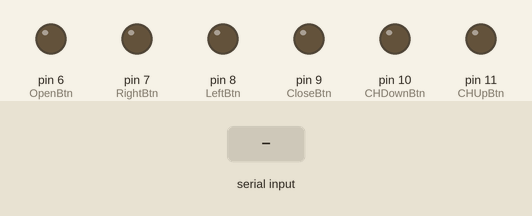
A sketch run on a simulated Arduino Uno, built with avr-gcc and run on an emulated ATmega328P. On the bench: output pins drawn as LEDs (lit = HIGH). Dashed ring = blinking. The inputs (shaded band) are chosen by the test bench.

Above: at 1.2 s.
1.3 s: "1" received over Serial
At 2.4 s:
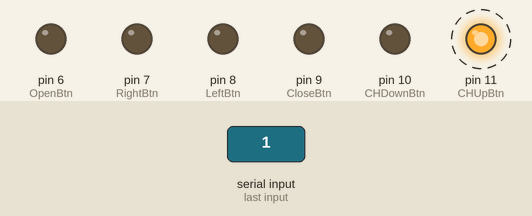
Timing chart, 0 to 4.4 s (numbered marks = the images above; inputs shaded):
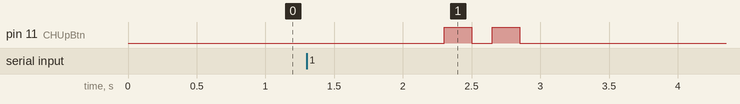

The sketch:

BlindTest.ino
```cpp
#define OpenBtn 6
#define CloseBtn 9
#define RightBtn 7
#define LeftBtn 8
#define CHUpBtn 11
#define CHDownBtn 10
//PIR A7


void UpCH() {

  digitalWrite(CHUpBtn,HIGH);
  delay(200);
  digitalWrite(CHUpBtn,LOW);
  delay(150);
  digitalWrite(CHUpBtn,HIGH);
  delay(200);
  digitalWrite(CHUpBtn,LOW);
  delay(150);
}

void DownCH() {
  digitalWrite(CHDownBtn,HIGH);
  delay(200);
  digitalWrite(CHDownBtn,LOW);
  delay(150);
  digitalWrite(CHDownBtn,HIGH);
  delay(200);
  digitalWrite(CHDownBtn,LOW);
  delay(150);
}

void Open() {
  analogWrite(OpenBtn,255);
  delay(150);
  analogWrite(OpenBtn,0);
  delay(200);
  UpCH();
  analogWrite(OpenBtn,255);
  delay(150);
  analogWrite(OpenBtn,0);
  delay(200);
  DownCH();
  delay(34000);
}

void Close() {
  digitalWrite(CloseBtn,HIGH);
  delay(150);
  digitalWrite(CloseBtn,LOW);
  delay(200);
  UpCH();
  delay(150);
  digitalWrite(CloseBtn,HIGH);
  delay(150);
  digitalWrite(CloseBtn,LOW);
  delay(200);
  DownCH();
}


void setup() {
  Serial.begin(9600);
  pinMode(OpenBtn,OUTPUT);
  pinMode(CloseBtn,OUTPUT);
  pinMode(RightBtn,OUTPUT);
  pinMode(LeftBtn,OUTPUT);
  pinMode(CHUpBtn,OUTPUT);
  pinMode(CHDownBtn,OUTPUT);
  digitalWrite(OpenBtn,LOW);
  digitalWrite(CloseBtn,LOW);
  digitalWrite(RightBtn,LOW);
  digitalWrite(LeftBtn,LOW);
  digitalWrite(CHUpBtn,LOW);
  digitalWrite(CHDownBtn,LOW);
}

void loop() {
  // 열리는데 걸리는 시간 36초.
  if(Serial.available()>0) {
    Serial.readString();
    UpCH();

  }
}
```

Measured:
- after the input at 1.3 s, pin 11 (CHUpBtn): alternates HIGH for 0.20 s and LOW for 0.15 s, 4 changes in all, then stays LOW, starting after 1.0 s
